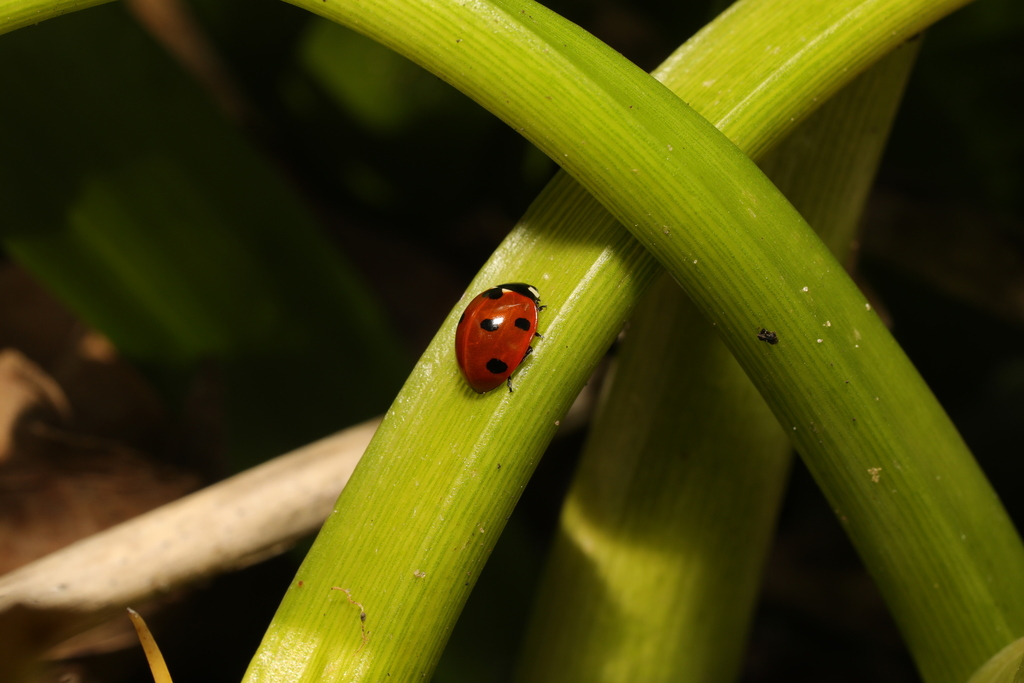
#> input picture Lab 01 - February, 10th 2026-20260210/im.png, 1024 x 683 px
$ jupyter execute --allow-errors 'lab01(1).ipynb'
#> lines starting #> are read from the running program, lines starting #| are printed output that depends on the picture; after the words box and inside, x2 and y2 are one past the last pixel; in counts of white or black regions, pixels touching at a corner belong together
[cell 1]
##############################################################################
# AI & OPTIMIZATION - LAB 01 - 2025/2026
##############################################################################

[cell 2]
# System imports
import glob
import os
import matplotlib.pyplot as plt
import numpy as np
import datetime
from time import process_time

# Extra library imports
from PIL import Image
from scipy.optimize import minimize
import scipy.ndimage as ndi
import pandas as pd

[cell 3]
# User inputs
impath = 'im.png'
labelspath = 'labels.csv'
datadir = './data'

In image processing, a bounding box is a rectangle that fully encloses an object. This representation is very useful to visualize the result of a detection algorithm, for example to track cars on real-time highways' videos. Usually, the area of the bounding box is as small as possible, and its axes are aligned with those of the image coordinate system. In this lab, we will improve this classical representation by searching the bounding box of smallest area having any possible orientation... and so, by solving an optimization problem!

# I. Search of the optimal bounding box

## a) A very short tutorial on image processing

In this lab, we will try our method on a ladybug image (because it is cute, and a lucky charm)!
But first, we have to understand some basic concepts in image processing.
We start by loading a ladybug image, and then we convert it into an array.

[cell 4]
# Load the input image
im_arr = np.array(Image.open(impath))
#> im_arr is the input picture: shape (683, 1024, 3); mean R, G, B 70.7, 68.4, 12.7
sx, sy, nb_channels = im_arr.shape
#> sx = 683; sy = 1024; nb_channels = 3
print('Input image of dimension {0} x {1} x {2} pixels'.format(sx, sy,
                                                               nb_channels))
#| Input image of dimension 683 x 1024 x 3 pixels
print('Input image of type {0}'.format(type(im_arr[0, 0, 0])))
#| Input image of type <class 'numpy.uint8'>
print('Minimal intensity value: {0}'.format(np.min(im_arr)))
#| Minimal intensity value: 0
print('Maximal intensity value: {0}'.format(np.max(im_arr)))
#| Maximal intensity value: 255

[cell 5]
# Display the loaded image
fig, ax = plt.subplots(figsize=(10, 10))
ax.imshow(im_arr)
ax.set_title('A colorful ladybug');

We loaded an image of size 683 x 1024 x 3 pixels: the displayed image is a RGB image, namely a superimposing of the Red, Green and Blue channels (in this order).
For each point of the image, called a pixel, each channel contains information about its amount of red, green and blue. This information is encoded in the gray levels, also called intensity values, ranging here from 0 to 255.
We can also visualize each distinct channel.

[cell 6]
# Display each channel
fig, ax = plt.subplots(1, 3, figsize=(15, 15))
for channel_id, channel_color in enumerate(['Red', 'Green', 'Blue']):
    ax[channel_id].imshow(im_arr[:, :, channel_id],
                          cmap='gray')
    ax[channel_id].set_title('{0} channel'.format(channel_color))
    print('Dimension of the {0} channel image: {1}'.format(channel_color,
    im_arr[:, :, channel_id].shape))
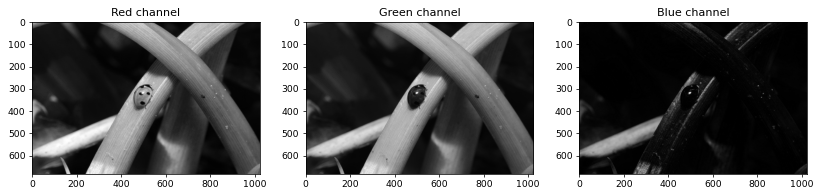
#> figure drawn by matplotlib, 3 panels

Thus, each displayed channel is a grey-level image of dimension 683 x 1024 pixels.
Our ladybug is mostly made of red: it is relatively bright on the red channel (high intensity values), while it appears very dark on the green and blue channels (low intensity values).

To go further, we now want to detect the contours of the ladybug. This task, called segmentation, seems pretty easy here, because of the high difference in intensity values between the foreground (the almost red ladybug) and the background (the green plant)!

Following this intuition, we will now focus on the green channel of the input image.

[cell 7]
# Extract the green channel
glim_arr = im_arr[:, :, 1]
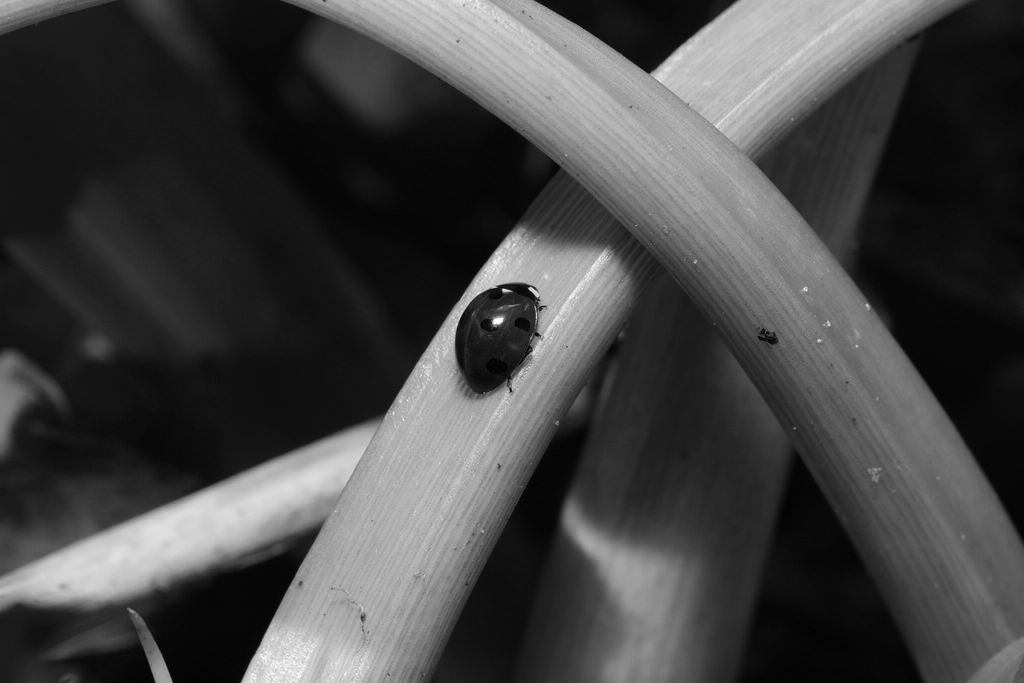
#> glim_arr: shape (683, 1024); min 0, max 255, mean 68.4
print('Image dimension after transformation : {0}'.format(glim_arr.shape))
#| Image dimension after transformation : (683, 1024)

[cell 8]
# Display the green channel image
fig, ax = plt.subplots(figsize=(10, 10))
ax.imshow(glim_arr, cmap='gray')
ax.set_title('A less colorful but still beautiful ladybug');

A very simple, but not always working, way to segment an object on a grey-level image is to threshold its intensity values to a fixed threshold value. We obtain here a pretty nice result taking the half of the maximum intensity value as a threshold.

[cell 9]
# Binary segmentation of the ladybug by thresholding
mask_arr = (glim_arr <= 0.5 * np.max(glim_arr)).astype(int)
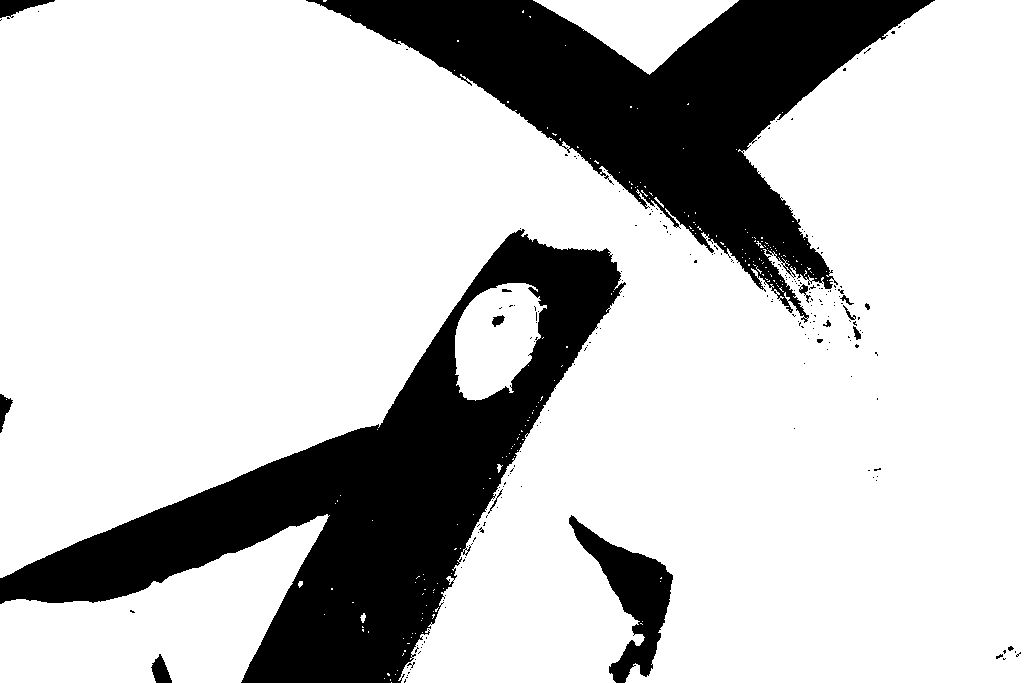
#> mask_arr: shape (683, 1024) int64; values 0 (black) and 1 (white), 77.6% white; 206 black regions (189 under 20 px), largest, box (x1, y1, x2, y2) and area: (0, 229, 626, 683) 82400, (306, 0, 935, 323) 66161, (569, 515, 673, 683) 6132

[cell 10]
# Display the obtained mask
fig, ax = plt.subplots(figsize=(10, 10))
ax.imshow(mask_arr, cmap='gray')
ax.set_title('A first ladybug mask');

Thus, we obtained a binary image, namely an image with two possible intensity values: 1 for the foreground and 0 for the background. The dimension of the mask array is the same as the green channel of the input image.

To clean this segmentation, we will first fill the "holes" in this binary image. To simplify, we will use the function *binary_fill_holes* implemented in Scipy's library.

[cell 11]
# Hole filling on the input binary image
mask_arr = ndi.binary_fill_holes(mask_arr).astype(int)
#> mask_arr: shape (683, 1024) int64; values 0 (black) and 1 (white), 77.8% white; 8 black regions (2 under 20 px), largest, box (x1, y1, x2, y2) and area: (0, 229, 626, 683) 82312, (306, 0, 935, 318) 65961, (569, 515, 673, 683) 6129, (0, 0, 55, 18) 510, (151, 654, 172, 683) 362, (0, 394, 13, 433) 249

# Display the filled mask
fig, ax = plt.subplots(figsize=(10, 10))
ax.imshow(mask_arr, cmap='gray')
ax.set_title('The filled ladybug mask');

However, this binary image is not exactly a mask of the ladybug: we want to remove the regions associated with the background.
To that purpose, we first compute the regions composing the binary image, formally called the connected components.

[cell 12]
# Compute the connected components (i.e regions) of the binary image
ccs_arr, nb_ccs = ndi.label(mask_arr)
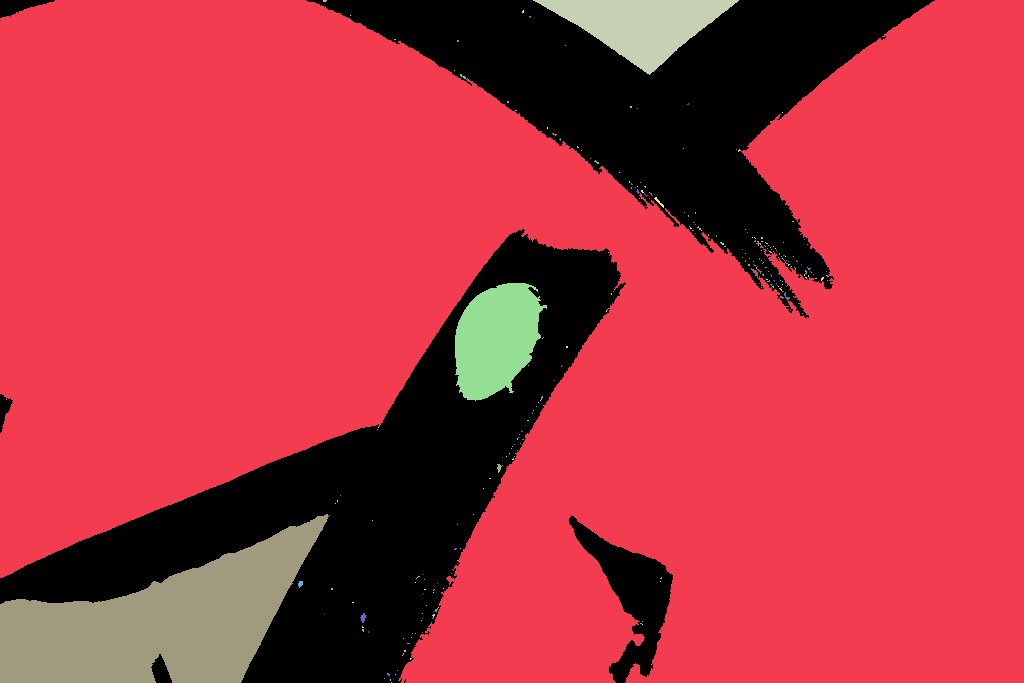
#> ccs_arr: shape (683, 1024) int32; 283 distinct labels, from 0 to 282; one colour per label, 0 black
#> nb_ccs = 282
print('{0} connected components in the input binary image'.format(nb_ccs))
#| 282 connected components in the input binary image

# Display the connected components
fig, ax = plt.subplots(figsize=(10, 10))
im0 = ax.imshow(ccs_arr, cmap='jet', vmin=0, vmax = nb_ccs)
cb = plt.colorbar(im0, shrink=0.55)
ax.set_title('The connected components of the mask');
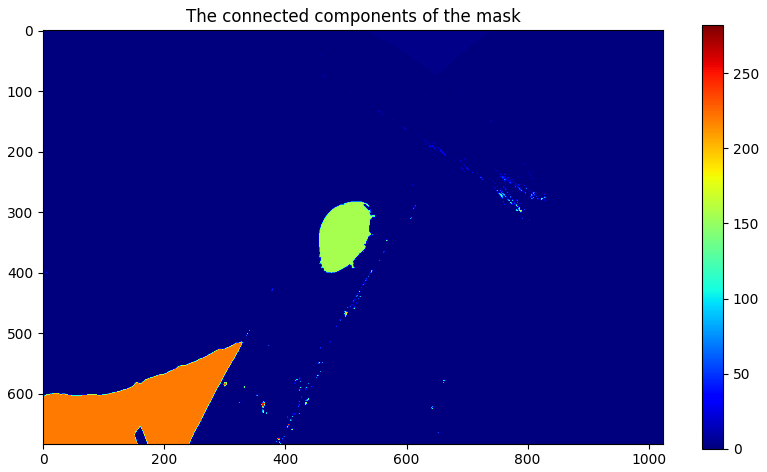
#> figure drawn by matplotlib, 2 panels

Thus, each connected component is associated with a label of value greater than 0. The 0 value is associated with the background of the input binary image (i.e. with 0 value).
We want to only select the appropriate connected component. To properly perform this step, we could perform machine learning to select the region with the desired properties (shape, area, etc.).

To simplify, we will follow this assumption: the ladybug is associated with the connected component of highest area not touching the border of the image.

[cell 13]
# Compute the areas of each connected component (i.e. with label > 0)
cc_ids, cc_areas = np.unique(ccs_arr[ccs_arr > 0], return_counts=True)
#> cc_ids = 282 values from 1 to 282; cc_areas = 282 values, max 499466 at index 0, min 1 at index 4, mean 1928.6

# Sort the cc indexes by increasing order of area
sort_ids = np.argsort(cc_areas)
#> sort_ids = 282 values, max 281 at index 164, min 0 at index 281, mean 140.5

# Sort the cc indexes by decreasing order of area
sort_ids = sort_ids[::-1]
#> sort_ids = 282 values, max 281 at index 117, min 0 at index 0, mean 140.5

# Get the 3rd connected component of highest area
bug_cc_id = cc_ids[sort_ids[2]]
#> bug_cc_id = 156

# Select the cc
mask_arr = (ccs_arr == bug_cc_id).astype(int)
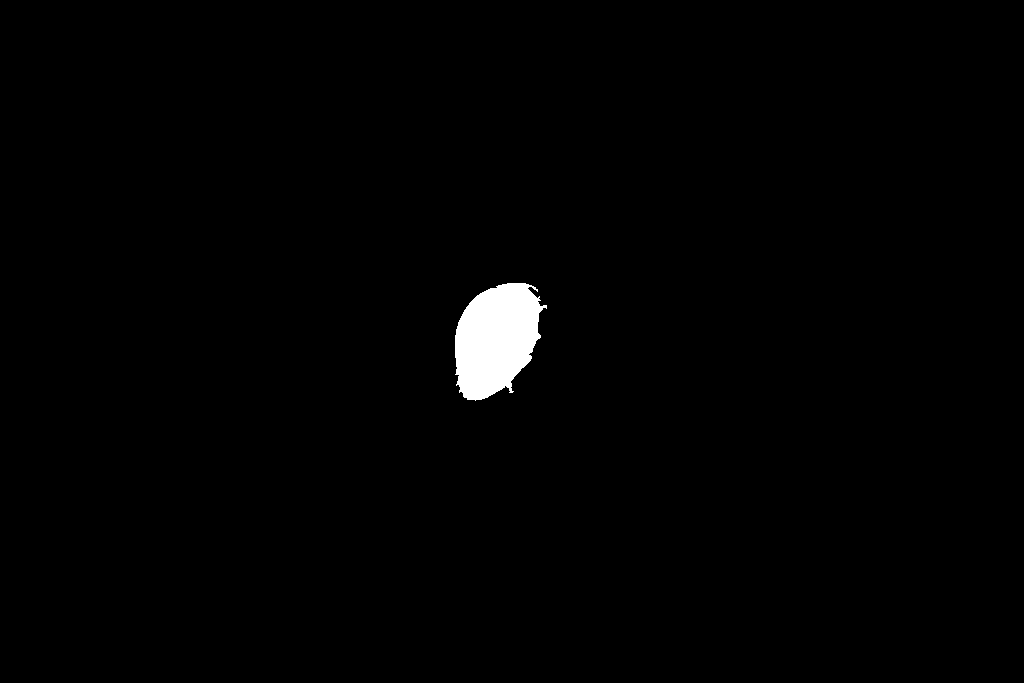
#> mask_arr: shape (683, 1024) int64; values 0 (black) and 1 (white), 1.1% white; 1 white region, box (x1, y1, x2, y2) and area: (455, 283, 547, 401) 7645

# Display the mask
fig, ax = plt.subplots(figsize=(10, 10))
ax.imshow(mask_arr, cmap='gray')
ax.set_title('The refined ladybug mask');

The result is quite good! However, there are "holes" in the mask of the ladybug. For further process, we need to fill these holes. To simplify, we will use the function *binary_fill_holes* implemented in Scipy's library.

[cell 14]
# Hole filling on the input binary image
mask_arr = ndi.binary_fill_holes(mask_arr).astype(int)

# Display the filled mask
fig, ax = plt.subplots(figsize=(10, 10))
ax.imshow(mask_arr, cmap='gray')
ax.set_title('The filled ladybug mask');

To check our segmentation, we can superimpose the original image and the contours of the obtained mask.

[cell 15]
# Display the contours of the segmentation
fig, ax = plt.subplots(figsize=(10, 10))
ax.imshow(im_arr)
ax.contour(mask_arr, [0.5], colors = 'b');
ax.set_title('Final contours of the ladybug');
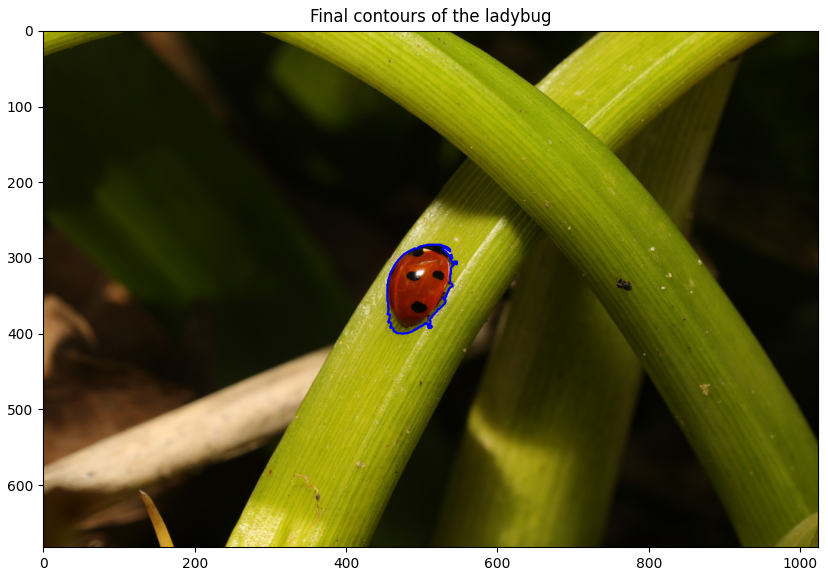
#> figure drawn by matplotlib, 1 panel

The segmentation of the ladybug is quite well. Obviously, it could be improved... but this is out of this topic!

We could now extract features from this segmentation, for example related to shape or color intensity.
For some shape characteristics, for example diameter or perimeter, we need to extract the pixels belonging to the segmentation. We can use the *where* function of Numpy for that purpose.

[cell 16]
# Get the coordinates of the mask pixels
[x, y] =  np.where(mask_arr)
#> x = 7645 values from 283 to 400; y = 7645 values, max 546 at index 1228, min 455 at index 3540, mean 495.6
print('The ladybug mask is composed of {0} pixels'.format(len(x)))
#| The ladybug mask is composed of 7645 pixels

One simple feature to get from these coordinates is the centroid: we just have to compute the mean of the detected coordinates.

[cell 17]
# Compute the centroid of the mask
x0 = np.mean(x)
#> x0 = 338.7
y0 = np.mean(y)
#> y0 = 495.6

# Display the centroid and the contours of the mask
fig, ax = plt.subplots(figsize=(10, 10))
ax.imshow(im_arr)
ax.contour(mask_arr, [0.5], colors = 'b', linewidths = [2, 2])
ax.plot(y0, x0, 'bo')
ax.set_title('Centroid and contours of the ladybug');

This figure illustrates a very tricky property: the axes of the displayed image are not the ones of the Cartesian space!
In the image domain, the "y" axis is from left to right, and the "x" axis is from top to down. Thus, if you invert x0 and y0 in the plot command, the centroid may be totally out of the mask (you can try)!

## b) The bounding box of the ladybug

Now we know some basics to process images, we are can compute a very useful property: the bounding box of a binary image.
We will compute the classical bounding box, namely the rectangle that fully encloses an object, with area as small as possible and axes oriented with those of the image coordinate system.
In fact, it can be simply computed using the coordinates of the pixels composing the object of interest!

[cell 18]
# Compute the bounding box of the mask
bb_arr = np.zeros((sx, sy)).astype(int)
bb_arr[np.min(x):np.max(x) + 1, np.min(y):np.max(y) + 1] = 1

[cell 19]
# Display the mask and coordinates used to create the bounding box
fig, ax = plt.subplots(figsize=(10, 10))
ax.imshow(mask_arr, cmap='gray')
ax.plot(range(sy), [np.min(x)] * sy, '--c', label='min(x)')
ax.plot(range(sy), [np.max(x)] * sy, '--b', label='max(x)')
ax.plot([np.min(y)] * sx, range(sx), '--m', label='min(y)')
ax.plot([np.max(y)] * sx, range(sx), '--r', label='max(y)')
ax.legend()
ax.set_title('Explanation of the bounding box');

[cell 20]
# Display the bounding box of the mask
fig, ax = plt.subplots(figsize=(10, 10))
ax.imshow(bb_arr, cmap='gray')
ax.set_title('The bounding box of the ladybug');
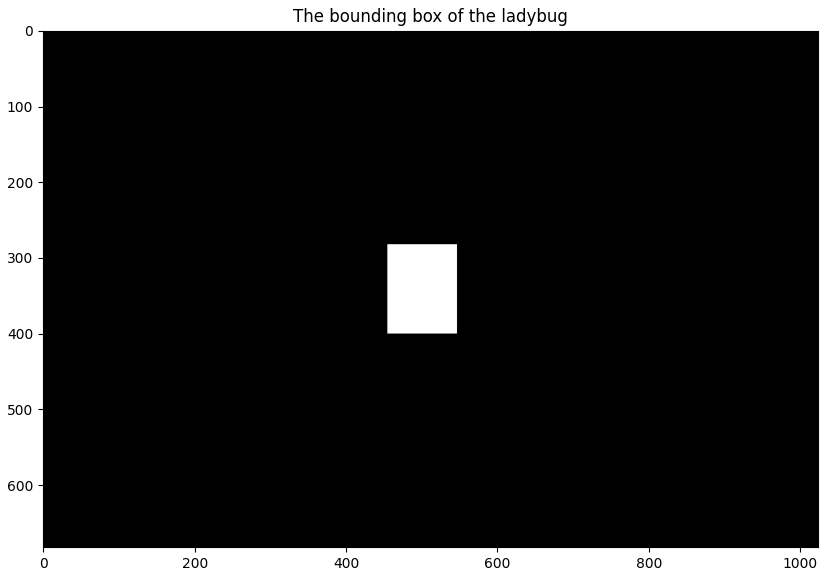
#> figure drawn by matplotlib, 1 panel

To check the results visually, we can superimpose the contours of the bounding box on the original image.

[cell 21]
# Display the original image and the contours of the bounding box
fig, ax = plt.subplots(figsize=(10, 10))
ax.imshow(im_arr)
ax.contour(bb_arr, [0.5], colors = 'b')
ax.set_title('A ladybug within a box');
